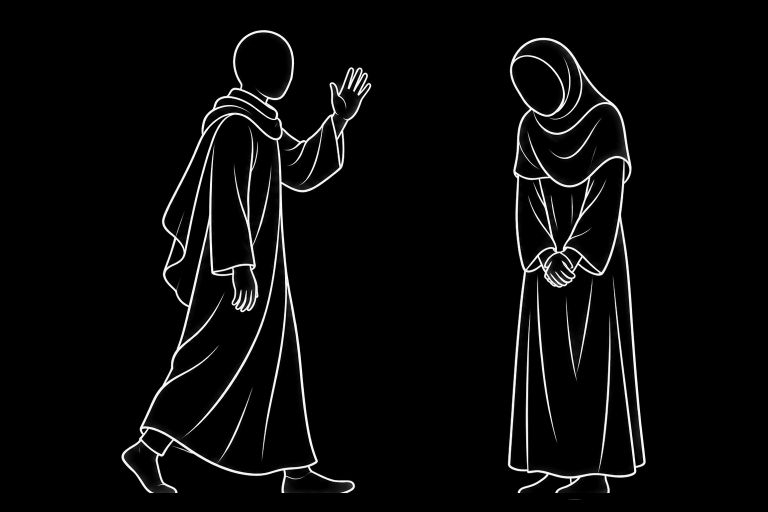
#> input picture assets/figures/greeting_a.png, 1536 x 1024 px, found by its file name (shown at 1/2 size); its folder holds 6 pictures in this run
$ python helpers.py ../../figures/apology_a.png ../../figures/apology_b.png
#> lines starting #> are read from the running program, lines starting #| are printed output that depends on the picture; after the words box and inside, x2 and y2 are one past the last pixel; in counts of white or black regions, pixels touching at a corner belong together
"""Song 07 only: poses made from the shared library (assets/figures/), kept on the same 1536x1024 canvas.
- s07_helper_greet_a / _b: only the helper (left person) of greeting_a / greeting_b, so the seated traveler on the
  bench is the one being greeted (no second, standing lonely figure).
- s07_lantern_pair: two walking helpers from greeting_a, each holding up a lantern (the lantern drawn from
  Heavenly Mother's lamp picture, Drive Assets/s07/figures), the front pair of the lantern procession.
Usage: python helpers.py <repo root> <mother lamp source picture>
"""
import sys
import numpy as np
from PIL import Image

root, lamp_src = sys.argv[1], sys.argv[2]
lib = root + "/assets/figures/"
dst = root + "/assets/song_figures/s07/"


def load(name):
#> called with name = 'greeting_a.png'
    return np.asarray(Image.open(lib + name).convert("L")).astype(np.float32)


def save(a, name):
    Image.fromarray(np.clip(a, 0, 255).astype(np.uint8)).save(dst + name, optimize=True)


ga, gb = load("greeting_a.png"), load("greeting_b.png")
#> call 2 of load, with name = 'greeting_b.png'
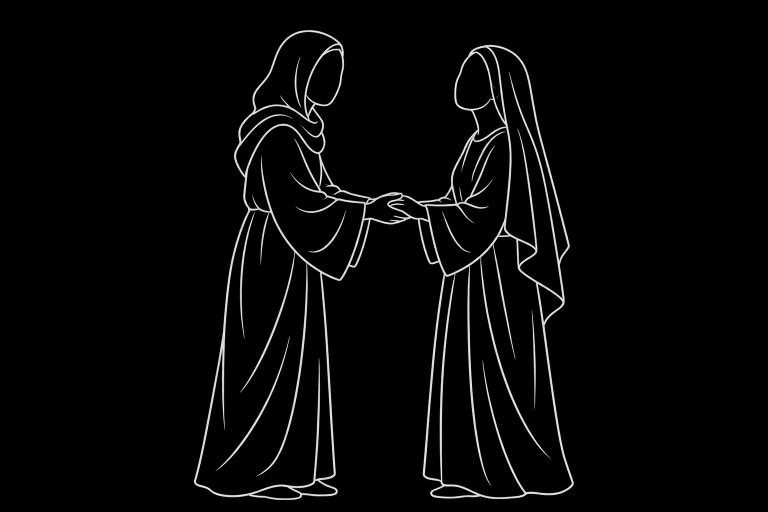
#> input picture assets/figures/greeting_b.png, 1536 x 1024 px, found by its file name (shown at 1/2 size)
a = ga.copy(); a[:, 900:] = 0
#> after `a[:, 900:] = 0`:
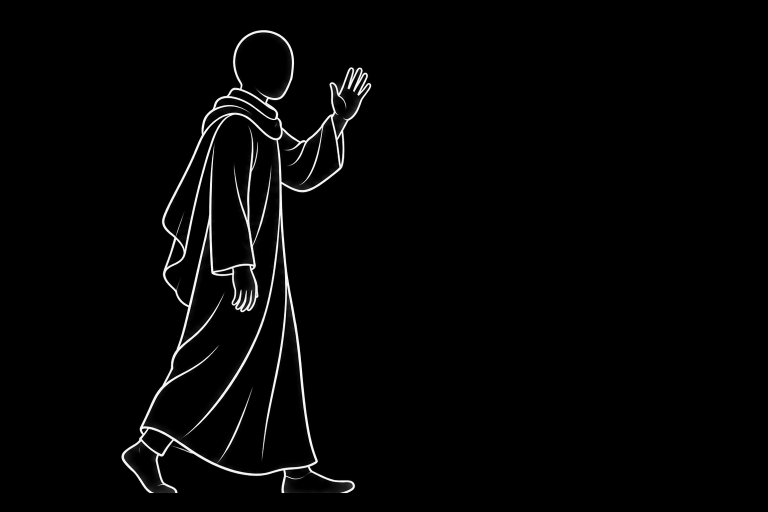
#> a: shape (1024, 1536) float32 (shown at 1/2 size); min 0, max 255, mean 5
save(a, "s07_helper_greet_a.png")
b = gb.copy(); b[:, 812:] = 0
#> after `b[:, 812:] = 0`:
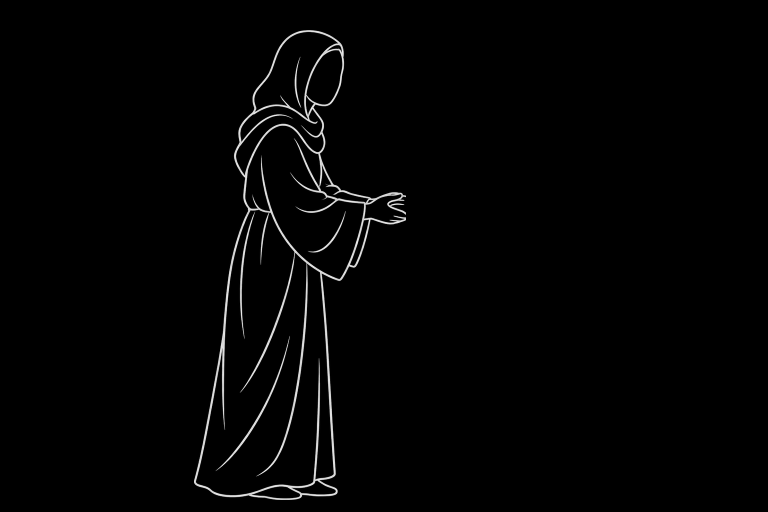
#> b: shape (1024, 1536) float32 (shown at 1/2 size); min 0, max 255, mean 3.5
save(b, "s07_helper_greet_b.png")

# the lantern: cut from the lamp picture (682x1024), scaled to about 120 px tall
lm = np.asarray(Image.open(lamp_src).convert("L")).astype(np.float32)
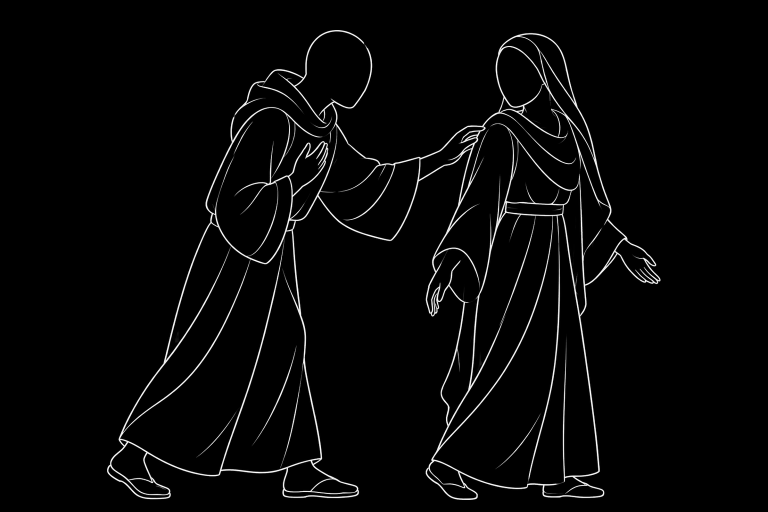
#> input picture assets/figures/apology_b.png, 1536 x 1024 px (shown at 1/2 size)
lan = lm[60:185, 430:520]
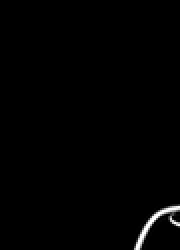
#> lan: shape (125, 90) float32 (shown 2 times larger); min 0, max 255, mean 2.1
lan = np.where(lan > 40, lan, 0)
li = Image.fromarray(lan.astype(np.uint8)).resize((104, 145), Image.LANCZOS)
lan = np.asarray(li).astype(np.float32)
#> lan: shape (145, 104) float32

bearer = ga.copy(); bearer[:, 900:] = 0
hx, hy = 712, 228          # the raised hand of the walking helper
y0, x0 = hy, hx - lan.shape[1] // 2
#> y0 = 228; x0 = 660
bearer[y0:y0 + lan.shape[0], x0:x0 + lan.shape[1]] = np.maximum(bearer[y0:y0 + lan.shape[0], x0:x0 + lan.shape[1]], lan)
#> bearer: shape (1024, 1536) float32; 0.02% of pixels changed, all inside (x1, y1, x2, y2) = (735, 344, 764, 373)
pair = bearer.copy()
shift = 520
pair[:, shift:] = np.maximum(pair[:, shift:], bearer[:, :-shift])
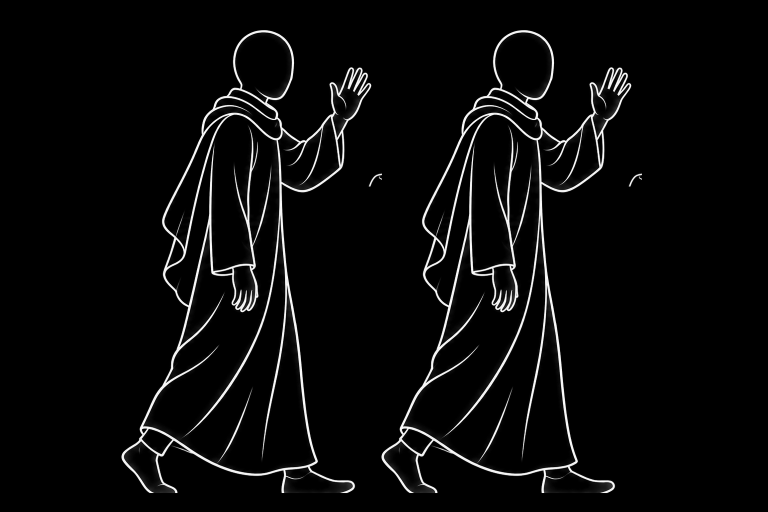
#> pair: shape (1024, 1536) float32 (shown at 1/2 size); min 0, max 255, mean 10.1
# keep the drawing inside the canvas width and centred like the library poses
ys, xs = np.nonzero(pair > 60)
cx = (xs.min() + xs.max()) // 2
#> cx = 763
pair = np.roll(pair, 768 - cx, axis=1)
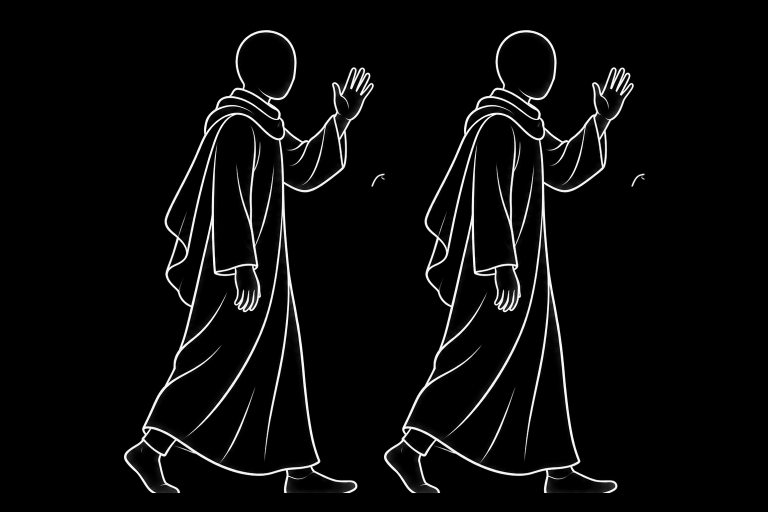
#> pair: shape (1024, 1536) float32 (shown at 1/2 size); min 0, max 255, mean 10.1
save(pair, "s07_lantern_pair.png")
print("ok", xs.min(), xs.max())
#| ok 243 1283
